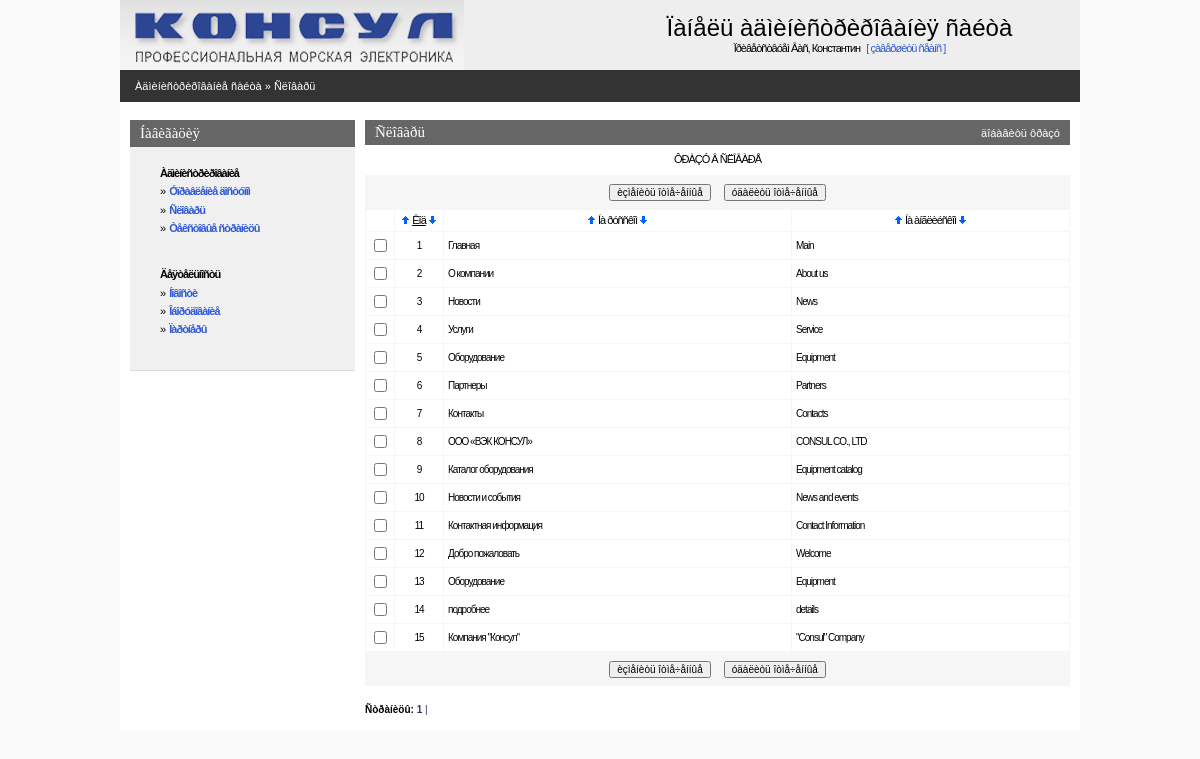
The page /admin/dict.php (signed in) on the database as committed earlier.
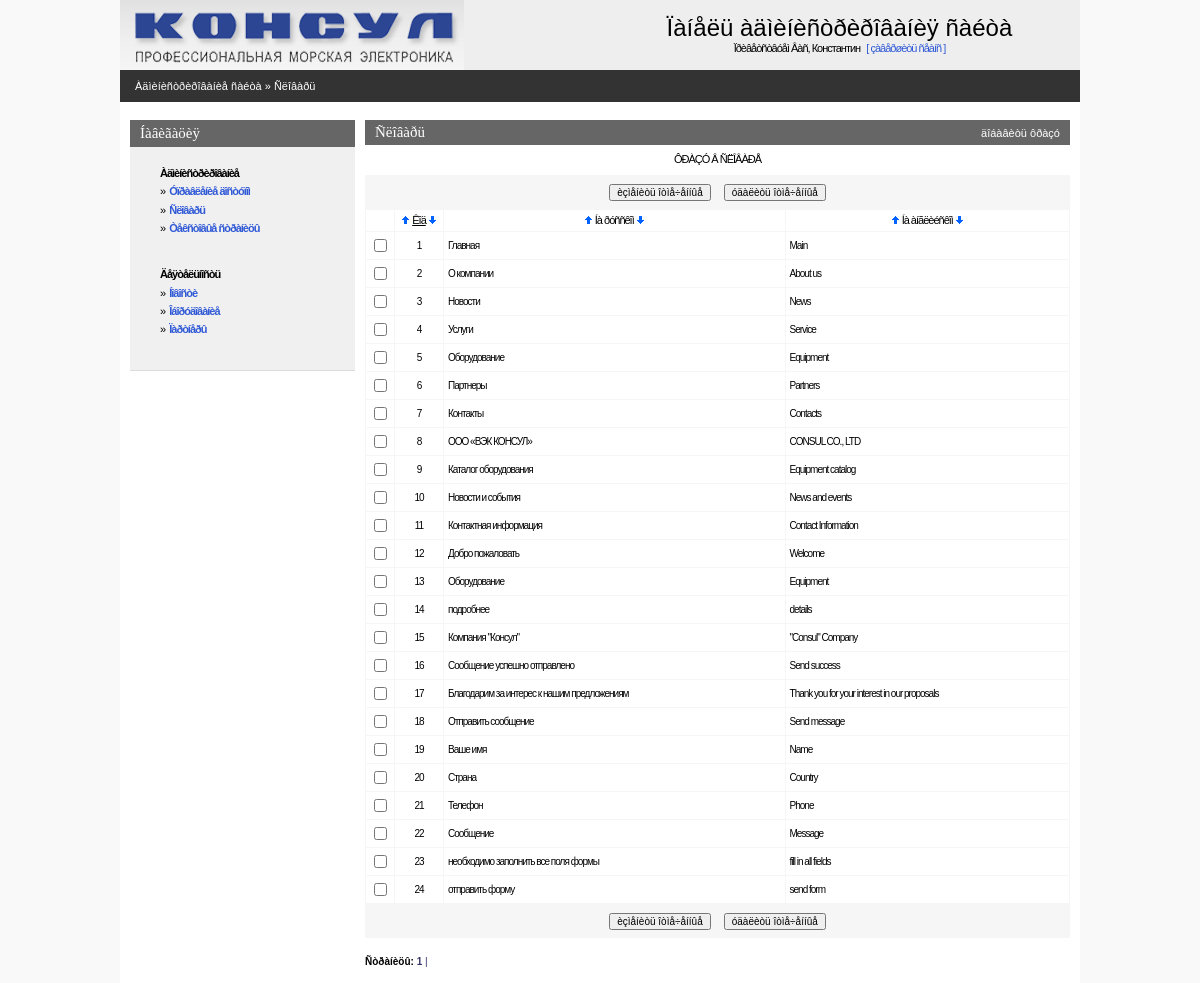
The same page on the database as committed later.
### tables this page shows
CREATE TABLE IF NOT EXISTS `consul_dict` (
  `dict_code` int(11) NOT NULL AUTO_INCREMENT,
  `dict_ru` varchar(250) NOT NULL,
  `dict_en` varchar(250) NOT NULL,
  PRIMARY KEY (`dict_code`)
);

### admin/inc/session.php (called while the page is built, shortened)
<?php
   $REGUSER["code"]=$_SESSION["REGUSER"]["code"];
   $REGUSER["name"]=$_SESSION["REGUSER"]["name"];
   $REGUSER["login"]=$_SESSION["REGUSER"]["login"];
   $REGUSER["pass"]=$_SESSION["REGUSER"]["pass"];
   $REGUSER["email"]=$_SESSION["REGUSER"]["email"];
   $REGUSER["radmin"]=$_SESSION["REGUSER"]["radmin"];
   $REGUSER["rtext"]=$_SESSION["REGUSER"]["rtext"];
   $REGUSER["rnews"]=$_SESSION["REGUSER"]["rnews"];
   $REGUSER["requipment"]=$_SESSION["REGUSER"]["requipment"];
   $REGUSER["rpartner"]=$_SESSION["REGUSER"]["rpartner"];
?>

### admin/inc/connect.php (called while the page is built, shortened)
<?php
    $PHP_SELF=$_SERVER['PHP_SELF'];
?>

### admin/inc/const.php (called while the page is built, shortened)
<?php
    $PREFFIX="consul";
?>

### admin/dict.php (the view, shortened to what this page needs)
<?php
include("inc/settings.php");
$per_page=50;
if(!($sortby)) $sortby='dict_code'; else {$sortby=explode(" ",$sortby);$sortby=$sortby[0];}
if(!isset($sortdir)) {$sortdir="";$realsortdir="ASC"; }
else if(!intval($sortdir)) {$sortdir="";$realsortdir="ASC";} else {$sortdir="1";$realsortdir="DESC";}
$mainquery="select {$PREFFIX}_dict.dict_code, dict_ru, dict_en
            from {$PREFFIX}_dict
            order by $sortby $realsortdir";
?>
<? include ("inc/head.php"); ?>
<BODY>
<center>
<div class=mainbody>
<? include("inc/top.php");?>
<table Border=0 CellSpacing=0 CellPadding=0 width=100%>
  <tr><td class=pageline>
     <div class=wmiddletext><a href="main.php">Àäìèíèñòðèðîâàíèå ñàéòà</a> &#187; <a href="dict.php">Ñëîâàðü</a></div>
  </td></tr>
</table>
<table Border=0 CellSpacing=0 CellPadding=0 class=mainbody>
 <tr valign=top>
  <td width=10></td>
  <? include("inc/leftmenu.php"); ?>
  <td width=10></td>
  <td>
<?php
echo"<form name='data' action=$PHP_SELF method=POST>";
?>
<table class=grayhead Border=0 CellSpacing=0 CellPadding=0 >
 <tr class=normaltext>
  <td ><div ><h4>Ñëîâàðü</h4></div></td>
  <td align=right class=wmiddletext><a class=submenu onclick="displayform(this,'äîáàâèòü ôðàçó')">äîáàâèòü ôðàçó</a></td>
 </tr>
</table>
<table Border=0 CellSpacing=0 class=pagebluetable CellPadding=0 >
 <tr><td class=lmenutext height=30 bgcolor=#ffffff align="center">ÔÐÀÇÓ Â ÑËÎÂÀÐÅ</td></tr>
</table>
<?php
$res=mysql_query ($mainquery) or die ("Íå ìîãó âûáðàòü ôðàçû. Îøèáêà â çàïðîñå.");
  $num_rows=mysql_num_rows($res);
  if($num_rows)
  {
      $page_quant=ceil($num_rows / $per_page);
  }
?>
<table Border=0 CellSpacing=0 class=pagebluetable CellPadding=0>
 <tr><td>
 <center>
 <table>
 <tr height=30 >
    <td><input type=button onClick=Send('U') value='èçìåíèòü îòìå÷åííûå' class=smalltext></td>
    <td width=5></td>
    <td><input type=button onClick=ConfirmSend('D') value='óäàëèòü îòìå÷åííûå'  class=smalltext></td>
 </tr>
 </table>
 </td></tr>
</table>
<table Border=0 CellSpacing=1 class=bluetable CellPadding=4 width=100%>
  <tr class=lmenutext height=20 align=center bgcolor=#ffffff>
    <td width=20>&nbsp;</td>
    <td width=40><?=SortTitle("Êîä","dict_code",$sortby,$sortdir);?></td>
    <td><?=SortTitle("Íà ðóññêîì","dict_ru",$sortby,$sortdir);?></td>
    <td><?=SortTitle("Íà àíãëèéñêîì","dict_en",$sortby,$sortdir);?></td>
<?php
  if($num_rows)
  {
      $page_quant=ceil($num_rows / $per_page);
    $start_pos=$curr_page*$per_page;
    if ($start_pos+$per_page<$num_rows) $end_pos=$start_pos+$per_page;
       else $end_pos=$num_rows;
    for ($x=$start_pos; $x<$end_pos; $x++)
    {
    list($dict_code,$dict_ru,$dict_en)=mysql_fetch_array($res);
    $checkname=$dict_code;
    echo"<tr class=edittabletext height=24 bgcolor=#ffffff>";
    echo"<TD width=20 align=center ><input type='checkbox' name=\"C#$checkname\" id=\"C#$checkname\"></TD>";
    echo"<TD class=smalltext width=40 align=center >$dict_code</TD>";
    echo"<TD class=smalltext ondblclick='change_line(\"$checkname\",\"F#$checkname#dict_ru#string\");' id=\"F#$checkname#dict_ru#string\">".Show($dict_ru)."</TD>\n";
    echo"<TD class=smalltext ondblclick='change_line(\"$checkname\",\"F#$checkname#dict_en#string\");' id=\"F#$checkname#dict_en#string\">".Show($dict_en)."</TD>\n";
    echo"</TR>\n";
    }
  }
?>
<table Border=0 CellSpacing=0 class=pagebluetable CellPadding=0 width=95%>
 <tr><td>
 <center>
 <table>
 <tr height=30 >
    <td><input type=button onClick=Send('U') value='èçìåíèòü îòìå÷åííûå' class=smalltext></td>
    <td width=5></td>
    <td><input type=button onClick=ConfirmSend('D') value='óäàëèòü îòìå÷åííûå'  class=smalltext></td>
 </tr>
 </table>
 </td></tr>
</table>
<br>
<?php
echo"<div align=left class=smalltext><b>Ñòðàíèöû:</b>  ";
for ($i=1;$i<$page_quant+1;$i++)
 {
   $y=$i-1;
   if ($curr_page==$y) {$t1="<b>";$t2="</b>";} else {$t1="";$t2="";}
   echo"<a class=blue href=$PHP_SELF?curr_page=$y&sortby=$sortby&sortdir=$sortdir>$t1 $i $t2|</a>&nbsp";
 }
echo"</div>";
?>
    <td width=10></td>
</center>
</BODY>
</HTML>

### admin/inc/head.php (shortened to what this page needs)
<HTML>
<HEAD>
   <LINK REL=stylesheet HREF="css/styles.css" TYPE="text/css">
</HEAD>

### admin/inc/top.php (shortened to what this page needs)
<table Border=0 CellSpacing=0 CellPadding=0 width=100%>
 <tr  style="padding:10px;" bgcolor=#eeeeee>
    <td><img src="../img/logo.gif" border=0></td>
    <td align=center>
       <h1>Ïàíåëü àäìèíèñòðèðîâàíèÿ ñàéòà</h1>
       <span class=lmenupart>Ïðèâåòñòâóåì Âàñ, <?=$REGUSER["name"]?> <a class=lmenupart href="index.php?op=out"> &nbsp;&nbsp;[&nbsp;çàâåðøèòü ñåàíñ&nbsp;]</a></span>
    </td>
 </tr>
</table>

### admin/inc/leftmenu.php (shortened to what this page needs)
<td class=leftpanel>
<table CellSpacing=0 CellPadding=0>
<tr><td class=bluehead><h4>Íàâèãàöèÿ</h4><td></tr>
<tr><td class=blueblock>
<div style="margin-left:20px">
<?php
if( isAllowed("radmin")||isAllowed(rtext))
{
echo"<p><div class=lmenupart><b>Àäìèíèñòðèðîâàíèå</b></div>";
if( isAllowed("radmin"))
		echo"<div class=lmenupart>&#187;&nbsp; <b><a href=\"admin.php\">Óïðàâëåíèå äîñòóïîì</a></b></div>";
if( isAllowed("rtext"))
  {
    echo"<div class=lmenupart>&#187;&nbsp; <b><a href=\"dict.php\">Ñëîâàðü</a></b></div>";
    echo"<div class=lmenupart>&#187;&nbsp; <b><a href=\"textpage.php\">Òåêñòîâûå ñòðàíèöû</a></b></div>";
  }
}
if(isAllowed(("rnews")) || (isAllowed("requipment")) || (isAllowed("rpartner")))
{
	echo "<br><p><div class=lmenupart><b>Äåÿòåëüíîñòü</b></div>";
	if (isAllowed("rnews")) echo"<div class=lmenupart>&#187;&nbsp; <b><a href=\"newspage.php\"> Íîâîñòè </a></b></div>";
	if (isAllowed("requipment")) echo"<div class=lmenupart>&#187;&nbsp; <b><a href=\"catalogpage.php\">Îáîðóäîâàíèå</a></b></div>";
	if (isAllowed("rpartner")) echo"<div class=lmenupart>&#187;&nbsp; <b><a href=\"partnerpage.php\">Ïàðòíåðû</a></b></div>";
}
?>
</div>
<br>
<td></tr>
</table>
  <td>

### admin/inc/functions.php (shortened to what this page needs)
<?php
function Show($val)
{    if (trim($val)=="") return "&nbsp"; else return $val; }
function SortTitle($title,$fieldname,$sortby,$sortdir)
{
  $baseurl=preg_replace("/&sortby=.*/i","",$_SERVER['REQUEST_URI']);
  $baseurl=preg_replace("/&sortdir=[0|1]/i","",$baseurl);
  if(!strpos($baseurl,"?")) $baseurl.="?a=1";
  if($fieldname==$sortby)
  {
       $t1="<u>";$t2="</u>";
       if($sortdir==1) $c1="border=1";else $c1="border=0";
       if($sortdir==0) $c0="border=1";else $c0="border=0";
  }
  else { $t1=$t2=""; $c1=$c0="border=0"; }
  return "<a href=\"$baseurl&sortby=$fieldname&sortdir=0\" ><img class=\"arr\" title=\"ñîðòèðîâàòü ïî âîçðàñòàíèþ\" alt=\"ñîðòèðîâàòü ïî âîçðàñòàíèþ\" src=\"graph/uarr.gif\" width=9 height=10 $c0></a>&nbsp;{$t1}$title{$t2}&nbsp;<a href=\"$baseurl&sortby=$fieldname&sortdir=1\"><img class=\"arr\" title=\"ñîðòèðîâàòü ïî óáûâàíèþ\" alt=\"ñîðòèðîâàòü ïî óáûâàíèþ\" src=\"graph/darr.gif\" width=9 height=10 $c1 ></a></div>";
}
function isAllowed($right)
{
    global $PREFFIX,$REGUSER;
    return ($REGUSER[$right]);
}
?>

### admin/css/styles.css (style rules this page uses)
body { padding:0px; margin:0px; background-color:#f9f9f9; }
a { text-decoration : none; color: #3059D6; }
img { border-color: #000000; }
.mainbody { width:960px; background-color:#ffffff; }
.pageline { height:32px; background-color:#333333; padding-left:15px; }
.grayhead { width:100%; height:25px; padding-left:10px; padding-right:10px; background-color:#666666; }
.pagebluetable { width:100%; background-color:#f6f6f6; }
.bluetable { background-color:#f6f6f6; }
.leftpanel { width:225px; font-size:8px; }
.lmenupart { text-decoration:none; letter-spacing: -1px; line-height:10pt; margin-bottom:5px; font-size:11px; font-family: Verdana,Arial,Helvetica,Sans-serif,Tahoma,Pragmatica; }
.lmenutext { text-decoration:none; letter-spacing: -1px; line-height:10pt; margin-left:10px; margin-right:10px; margin-top:3px; margin-bottom:3px; font-size:11px; font-family: Verdana,Arial,Helvetica,Sans-serif,Tahoma,Pragmatica; }
.edittabletext { color:#666666; text-decoration:none; letter-spacing: -1px; line-height:12pt; font-size:11px; font-family: Verdana,Arial,Helvetica,Sans-serif,Tahoma,Pragmatica; }
.bluehead { width:220px; height:27px; padding-left:10px; background-color:#666666; }
.blueblock { width:220px; padding:10px; background-color:#f0f0f0; border-bottom: 1px solid #DCDCDD; }
H1 { text-decoration:none; font-weight:normal; padding:0; margin:0; font-family: Arial, Verdana; font-size : 24px; }
H4 { text-decoration:none; font-weight:normal; color:#ffffff; padding:0; margin:0; font-family: Verdana; font-size : 15px; }
.submenu { cursor:hand;cursor:pointer; }
p { text-decoration:none; padding:0; margin-top:10px; margin-bottom:0px; }
.normaltext { text-decoration:none; color:#000066; font-family:Verdana, Tahoma, Arial, Helvetica, Sans-serif, Pragmatica; font-size:12px; }
.smalltext { text-decoration:none; color:#000000; font-family:Verdana, Tahoma, Arial, Helvetica, Sans-serif, Pragmatica; font-size:10px; }
.wmiddletext { text-decoration:none; color:#ffffff; font-family:Verdana, Tahoma, Arial, Helvetica, Sans-serif, Pragmatica; font-size:11px; }
.wmiddletext a { text-decoration:none; color:#ffffff; }
.blue { color: #333366; }
.arr { position:relative;top:1px; }

Rows that differ between the two databases and show on the page:
added consul_dict: dict_code "16", dict_ru "Сообщение успешно отправлено", dict_en "Send success"
added consul_dict: dict_code "17", dict_ru "Благодарим за интерес к нашим предложениям", dict_en "Thank you for your interest in our proposals"
added consul_dict: dict_code "18", dict_ru "Отправить сообщение", dict_en "Send message"
added consul_dict: dict_code "19", dict_ru "Ваше имя", dict_en "Name"
added consul_dict: dict_code "20", dict_ru "Страна", dict_en "Country"
added consul_dict: dict_code "21", dict_ru "Телефон", dict_en "Phone"
added consul_dict: dict_code "22", dict_ru "Сообщение", dict_en "Message"
added consul_dict: dict_code "23", dict_ru "необходимо заполнить все поля формы", dict_en "fill in all fields"
added consul_dict: dict_code "24", dict_ru "отправить форму", dict_en "send form"
